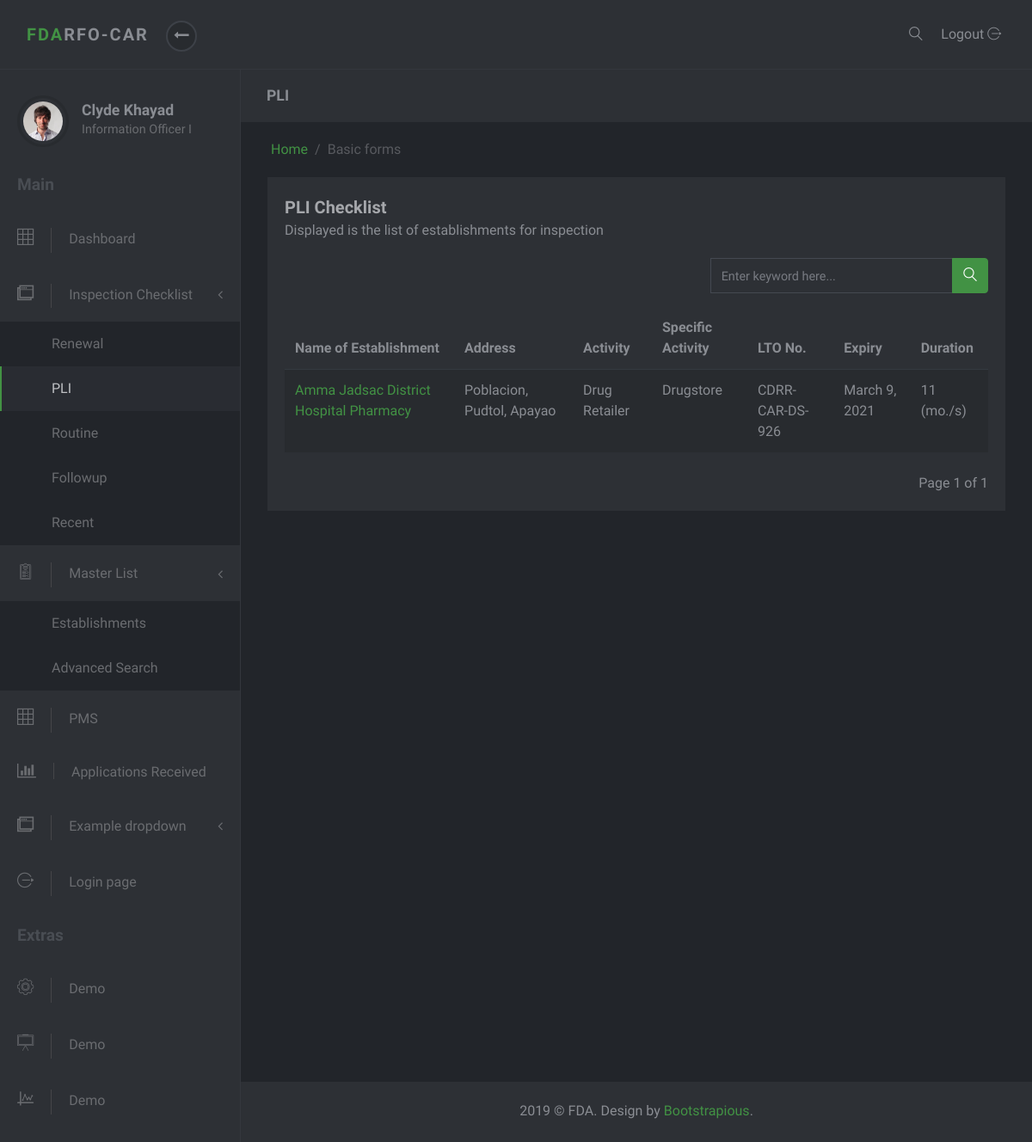
/checklist/pli/, run on an earlier commit of the app's database.
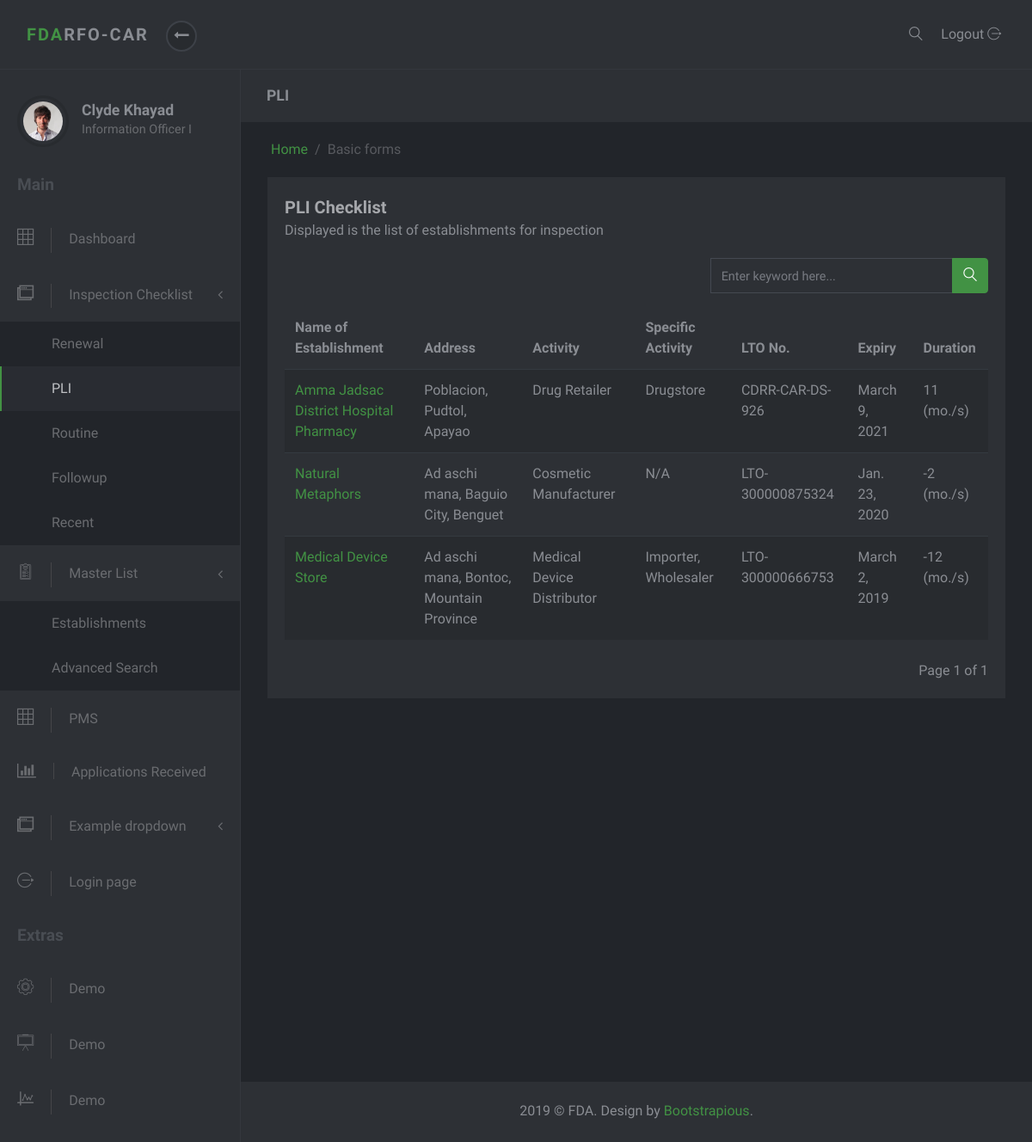
And on a later commit of the database.
### masterlist/models.py (models this page shows, shortened)
class Establishment(models.Model):
    date_modified = models.DateTimeField('date modified', default=timezone.now)
    application = models.CharField(max_length=1, choices=constants.APPLICATIONS)
    name = models.CharField(max_length=60)
    product_type = models.ForeignKey(ProductType, on_delete=models.SET_NULL, null=True)
    center = models.CharField(max_length=6, choices=constants.CENTERS)
    primary_activity = models.ForeignKey(PrimaryActivity, on_delete=models.CASCADE, null=True)
    specific_activity = models.ManyToManyField(SpecificActivity, verbose_name='Specific Activity/s')
    additional_activity = models.ForeignKey(AdditionalActivity, on_delete=models.SET_NULL, null=True)
    product_line = models.ForeignKey(ProductLine, on_delete=models.SET_NULL, null=True, blank=True)
    remarks = models.CharField(max_length=100, null=True, blank=True, verbose_name='Product Remarks')
    status = models.CharField(max_length=8, choices=constants.EST_STATUS, null=True, default="Active")
    folder_id = models.CharField(max_length=10, null=True, verbose_name="Folder Number")
    renchecklist = RenewalChecklistManager()
    plichecklist = PLIChecklistManager()
    objects = models.Manager()

class Address(models.Model):
    address = models.CharField(max_length=50)
    region = models.ForeignKey(Region, on_delete=models.SET_NULL, null=True)
    province = models.ForeignKey(Province, on_delete=models.SET_NULL, null=True)
    municipality_or_city = models.ForeignKey(CityOrMunicipality, on_delete=models.SET_NULL, null=True)
    def full_address(self):
        return self.address + ', ' + self.municipality_or_city.name + ', ' + self.province.name

class CityOrMunicipality(models.Model):
    name = models.CharField(max_length=30)
    province = models.ForeignKey(Province, on_delete=models.CASCADE)

class Province(models.Model):
    name = models.CharField(max_length=30)
    region = models.ForeignKey(Region, on_delete=models.SET_NULL, null=True)

class ProductType(models.Model):
    name = models.CharField(max_length=50)
    def __str__(self):
        return self.name

class PrimaryActivity(models.Model):
    name = models.CharField(max_length=150)
    def __str__(self):
        return self.name

class SpecificActivity(models.Model):
    name = models.CharField(max_length=150)

class Lto(models.Model):
    establishment = models.OneToOneField(Establishment, on_delete=models.CASCADE, null=True)
    issuance = models.DateTimeField(null=True, blank=True, verbose_name='Date Issued')
    lto_number = models.CharField(max_length=20)
    expiry = models.DateTimeField('expiry date')
    def get_duration(self):
        start_date = datetime.now().date()
        end_date = self.expiry.date()
        difference = relativedelta.relativedelta(end_date, start_date)
        month = difference.years * 12 + difference.months
        return month

### checklist/views.py (the view)
# urls.py: path('pli/', PliChekListView.as_view(), name='pli'),
class PliChekListView(ListView):
    items_per_page = 10
    model = Establishment
    template_name = 'checklist/pli-list.html'
    context_object_name = 'list'
    def get_context_data(self, **kwargs):
        context = super().get_context_data(**kwargs)
        page = self.request.GET.get('page')
        paginator = mypaginator.MyPaginator(self.get_list(), self.items_per_page, page)
        context['paginated_result'] = paginator.get_paginated_result()
        context['pli_checklist_active'] = "active"
        print('PliChekListView(ListView)')
        return context
    def get_list(self):
        pli_checklist = Establishment.plichecklist.get_list()
        query = self.request.GET.get('q', None)
        if query:
            pli_checklist = Establishment.plichecklist.get_filtered_list(query=query)
        return pli_checklist

### masterlist/models.py (called while the page is built)
    def get_list(self):
        establishments = super().get_queryset()
        checklist = []
        for est in establishments:
            if est.inspection_set.all().count() == 0:
                checklist.append(est)
        return checklist

### masterlist/mypaginator.py (called while the page is built)
    def get_paginated_result(self):
        paginated_result = ''
        paginator = Paginator(self.query_set, self.items_per_page)
        page = self.page
        try:
            paginated_result = paginator.page(page)
        except PageNotAnInteger:
            paginated_result = paginator.page(1)
        except EmptyPage:
            paginated_result = paginator.page(paginator.num_pages)
        return paginated_result

### checklist/templates/checklist/pli-list.html (shortened to what this page needs)
{% extends 'masterlist/partial/base.html' %}
{% block subtitle %} PLI {% endblock %}
{% block content %}
<div class="row">
    <div class="col-lg-12">
        <div class="block">
            <div class="title">
                <strong>PLI Checklist</strong>
                <span class="d-block">Displayed is the list of establishments for inspection</span>
            </div>
            <div class="row">
                <div class="col-md-7">
                </div>
                <div class="col-md-5">
                  <form action="" method='get'>
                    {% include 'masterlist/partial/search_input.html' %}
                  </form>
                </div>
            </div>
            <div class="block-body">
                <div class="table-responsive">
                    <table class="table table-striped table-hover">
                        <thead>
                        <tr>
                            <th>Name of Establishment</th>
                            <th>Address</th>
                            <th>Activity</th>
                            <th>Specific Activity</th>
                            <th>LTO No.</th>
                            <th>Expiry</th>
                            <th>Duration</th>
                        </tr>
                        </thead>
                        <tbody>
                        {% for establishment in paginated_result %}
                        <tr>
                            <td><a href="{% url 'masterlist:est-detail' establishment.id %}" target="_blank">{{establishment.name}}</a></td>
                            <td>{{establishment.plantaddress.full_address}}</td>
                            <td>{{establishment.product_type}} {{establishment.primary_activity}}</td>
                            <td>
                              {% for spec_act in establishment.specific_activity.all %}
                                {% if forloop.last %}
                                  {{spec_act.name}}
                                {% else %}
                                  {{spec_act.name}},
                                {% endif %}
                              {% endfor %}
                            </td>
                            <td>{{establishment.lto.lto_number}}</td>
                            <td>{{establishment.lto.expiry.date}}</td>
                            <td>{{establishment.lto.get_duration}} (mo./s)</td>
                        </tr>
                        {% endfor %}
                        </tbody>
                    </table>
                </div>
                <br>
                {% include 'masterlist/partial/pagination.html' %}
            </div>
        </div>
    </div>
</div>
{% endblock %}

What changed in the data, as far as the page shows it:
added Establishment: name "Natural Metaphors", plantaddress.full_address "Ad aschi mana, Baguio City, Benguet", product_type "Cosmetic", primary_activity "Manufacturer", lto.lto_number "LTO-300000875324", lto.expiry "Jan. 23, 2020", lto.get_duration "-2"
now on this page (row unchanged): SpecificActivity: name "N/A", shown under "Natural Metaphors"
added Establishment: name "Medical Device Store", plantaddress.full_address "Ad aschi mana, Bontoc, Mountain Province", product_type "Medical Device", primary_activity "Distributor", lto.lto_number "LTO-300000666753", lto.expiry "March 2, 2019", lto.get_duration "-12"
now on this page (row unchanged): SpecificActivity: name "Importer", shown under "Medical Device Store"
now on this page (row unchanged): SpecificActivity: name "Wholesaler", shown under "Medical Device Store"
